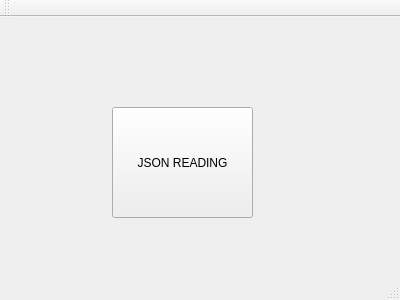
<?xml version="1.0" encoding="UTF-8"?>
<ui version="4.0">
 <class>MainWindow</class>
 <widget class="QMainWindow" name="MainWindow">
  <property name="geometry">
   <rect>
    <x>0</x>
    <y>0</y>
    <width>400</width>
    <height>300</height>
   </rect>
  </property>
  <property name="windowTitle">
   <string>MainWindow</string>
  </property>
  <widget class="QWidget" name="centralWidget">
   <widget class="QPushButton" name="pushButton">
    <property name="geometry">
     <rect>
      <x>112</x>
      <y>90</y>
      <width>141</width>
      <height>111</height>
     </rect>
    </property>
    <property name="text">
     <string>JSON READING</string>
    </property>
   </widget>
  </widget>
  <widget class="QMenuBar" name="menuBar">
   <property name="geometry">
    <rect>
     <x>0</x>
     <y>0</y>
     <width>400</width>
     <height>26</height>
    </rect>
   </property>
  </widget>
  <widget class="QToolBar" name="mainToolBar">
   <attribute name="toolBarArea">
    <enum>TopToolBarArea</enum>
   </attribute>
   <attribute name="toolBarBreak">
    <bool>false</bool>
   </attribute>
  </widget>
  <widget class="QStatusBar" name="statusBar"/>
 </widget>
 <layoutdefault spacing="6" margin="11"/>
 <resources/>
 <connections/>
</ui>
